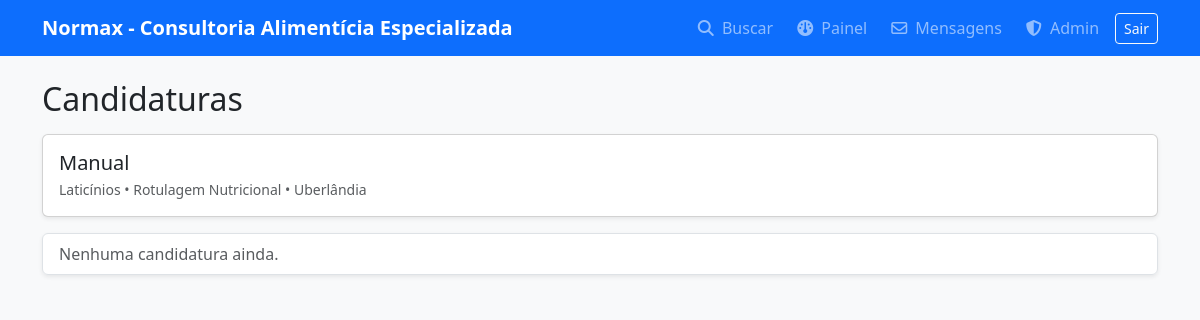
The page /demands/1/applications (signed in) on the database its author committed.
### app.py (models this page shows)
class Demand(db.Model):
    id = db.Column(db.Integer, primary_key=True)
    user_id = db.Column(db.Integer, db.ForeignKey("user.id"), nullable=False, index=True)
    title = db.Column(db.String(200), nullable=False)
    description = db.Column(db.Text, nullable=False)
    segment = db.Column(db.String(100))
    service_type = db.Column(db.String(100))
    city = db.Column(db.String(100))
    state = db.Column(db.String(2))
    status = db.Column(db.String(20), default="Aberto")  # Aberto / Fechado
    created_at = db.Column(db.DateTime, default=datetime.utcnow)

### app.py (the view)
@app.route("/demands/<int:demand_id>/applications")
@login_required
def view_applications(demand_id):
    require_type("company")
    demand = Demand.query.get_or_404(demand_id)
    if demand.user_id != current_user.id:
        abort(403)
    apps = Application.query.filter_by(demand_id=demand.id).order_by(Application.created_at.desc()).all()
    return render_template("applications.html", demand=demand, applications=apps)

### app.py (called while the page is built)
def require_type(user_type: str):
    if not current_user.is_authenticated:
        abort(401)
    if current_user.user_type != user_type:
        abort(403)

@login_manager.user_loader
def load_user(user_id):
    return User.query.get(int(user_id))

@app.context_processor
def inject_globals():
    unread = 0
    if current_user.is_authenticated:
        unread = Message.query.filter_by(recipient_id=current_user.id, read=False).count()
    return {
        "APP_NAME": APP_NAME,
        "SERVICES_LIST": SERVICES_LIST,
        "SEGMENTS_LIST": SEGMENTS_LIST,
        "PROFESSIONS_LIST": PROFESSIONS_LIST,
        "DAYS_OF_WEEK": DAYS_OF_WEEK,
        "unread_messages": unread,
        "is_admin": bool(session.get("is_admin"))
    }

### templates/applications.html
{% extends "base.html" %}
{% block content %}
<h2 class="mb-3">Candidaturas</h2>
<div class="card shadow-sm mb-3">
  <div class="card-body">
    <h5 class="mb-1">{{ demand.title }}</h5>
    <div class="text-muted small">
      {{ demand.segment or "—" }} • {{ demand.service_type or "—" }} • {{ demand.city or "—" }}{% if demand.state %}-{{ demand.state }}{% endif %}
    </div>
  </div>
</div>
<div class="list-group shadow-sm">
  {% for a in applications %}
    <div class="list-group-item">
      <div class="d-flex justify-content-between flex-wrap gap-2">
        <div>
          <div class="fw-bold">{{ a.professional.name }}</div>
          <div class="text-muted small">{{ a.created_at.strftime('%d/%m/%Y %H:%M') }}</div>
        </div>
        {% if a.proposed_price %}
          <span class="badge text-bg-primary">{{ a.proposed_price }}</span>
        {% endif %}
      </div>
      {% if a.message %}
        <div class="mt-2">{{ a.message }}</div>
      {% else %}
        <div class="mt-2 text-muted fst-italic">Sem mensagem.</div>
      {% endif %}
      <div class="mt-3">
        <a class="btn btn-outline-primary btn-sm"
           href="{{ url_for('send_message', recipient_id=a.professional.id) }}">
          Enviar mensagem
        </a>
      </div>
    </div>
  {% else %}
    <div class="list-group-item text-muted">Nenhuma candidatura ainda.</div>
  {% endfor %}
</div>
{% endblock %}

### rows shown on the page
Demand: title "Manual", segment "Laticínios", service_type "Rotulagem Nutricional", city "Uberlândia"

### other values the page prints
{{ APP_NAME }} "Normax - Consultoria Alimentícia Especializada"
